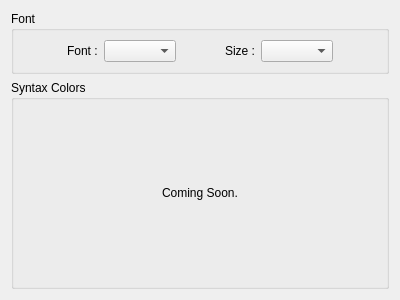
<?xml version="1.0" encoding="UTF-8"?>
<ui version="4.0">
 <class>fontoptionswidget</class>
 <widget class="QWidget" name="fontoptionswidget">
  <property name="geometry">
   <rect>
    <x>0</x>
    <y>0</y>
    <width>400</width>
    <height>300</height>
   </rect>
  </property>
  <property name="windowTitle">
   <string>Form</string>
  </property>
  <layout class="QVBoxLayout" name="verticalLayout">
   <item>
    <widget class="QGroupBox" name="groupBox">
     <property name="title">
      <string>Font</string>
     </property>
     <layout class="QGridLayout" name="gridLayout_2">
      <item row="0" column="1">
       <widget class="QLabel" name="label">
        <property name="text">
         <string>Font :</string>
        </property>
       </widget>
      </item>
      <item row="0" column="2">
       <widget class="QComboBox" name="fontCombo"/>
      </item>
      <item row="0" column="4">
       <widget class="QLabel" name="label_2">
        <property name="text">
         <string>Size :</string>
        </property>
       </widget>
      </item>
      <item row="0" column="5">
       <widget class="QComboBox" name="sizeCombo">
        <property name="frame">
         <bool>true</bool>
        </property>
       </widget>
      </item>
      <item row="0" column="3">
       <spacer name="horizontalSpacer">
        <property name="orientation">
         <enum>Qt::Horizontal</enum>
        </property>
        <property name="sizeHint" stdset="0">
         <size>
          <width>40</width>
          <height>20</height>
         </size>
        </property>
       </spacer>
      </item>
      <item row="0" column="6">
       <spacer name="horizontalSpacer_2">
        <property name="orientation">
         <enum>Qt::Horizontal</enum>
        </property>
        <property name="sizeHint" stdset="0">
         <size>
          <width>40</width>
          <height>20</height>
         </size>
        </property>
       </spacer>
      </item>
      <item row="0" column="0">
       <spacer name="horizontalSpacer_3">
        <property name="orientation">
         <enum>Qt::Horizontal</enum>
        </property>
        <property name="sizeHint" stdset="0">
         <size>
          <width>40</width>
          <height>20</height>
         </size>
        </property>
       </spacer>
      </item>
     </layout>
    </widget>
   </item>
   <item>
    <widget class="QGroupBox" name="groupBox_2">
     <property name="title">
      <string>Syntax Colors</string>
     </property>
     <layout class="QGridLayout" name="gridLayout">
      <item row="0" column="1">
       <spacer name="verticalSpacer">
        <property name="orientation">
         <enum>Qt::Vertical</enum>
        </property>
        <property name="sizeHint" stdset="0">
         <size>
          <width>20</width>
          <height>40</height>
         </size>
        </property>
       </spacer>
      </item>
      <item row="2" column="1">
       <spacer name="verticalSpacer_2">
        <property name="orientation">
         <enum>Qt::Vertical</enum>
        </property>
        <property name="sizeHint" stdset="0">
         <size>
          <width>20</width>
          <height>40</height>
         </size>
        </property>
       </spacer>
      </item>
      <item row="0" column="0">
       <spacer name="horizontalSpacer_4">
        <property name="orientation">
         <enum>Qt::Horizontal</enum>
        </property>
        <property name="sizeHint" stdset="0">
         <size>
          <width>40</width>
          <height>20</height>
         </size>
        </property>
       </spacer>
      </item>
      <item row="0" column="2">
       <spacer name="horizontalSpacer_5">
        <property name="orientation">
         <enum>Qt::Horizontal</enum>
        </property>
        <property name="sizeHint" stdset="0">
         <size>
          <width>40</width>
          <height>20</height>
         </size>
        </property>
       </spacer>
      </item>
      <item row="1" column="1">
       <widget class="QLabel" name="label_3">
        <property name="text">
         <string>Coming Soon.</string>
        </property>
       </widget>
      </item>
     </layout>
    </widget>
   </item>
  </layout>
 </widget>
 <resources/>
 <connections/>
</ui>
